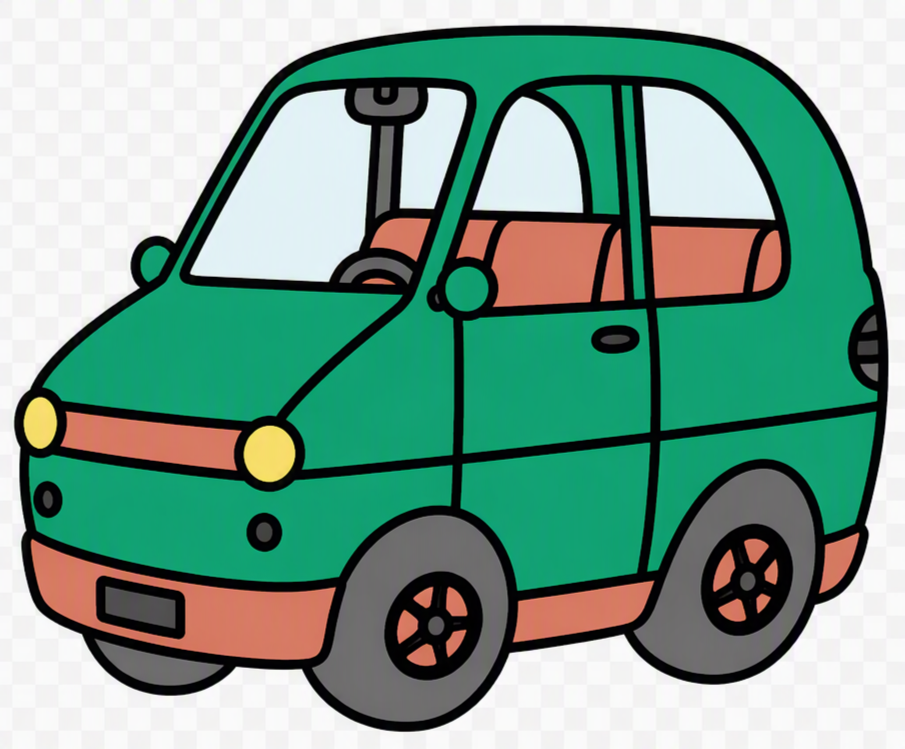
#> input picture images/auto.png, 905 x 749 px; its folder holds only this picture in this run
$ python symbolen_contouren.py
#> lines starting #> are read from the running program, lines starting #| are printed output that depends on the picture; after the words box and inside, x2 and y2 are one past the last pixel; in counts of white or black regions, pixels touching at a corner belong together
import os
import numpy as np
from PIL import Image
import scipy.ndimage

INPUT_FOLDER = "images"
OUTPUT_FOLDER = "output_contouren"

BG_THRESHOLD = 20
DARK_THRESHOLD = 40


def extract_contours(img_path, output_path):
#> called with img_path = 'images/auto.png', output_path = 'output_contouren/auto.png'
    img = Image.open(img_path).convert("RGBA")
#> img is the input picture: PIL image 905x749 RGBA; mean R, G, B, A 119.9, 159.1, 142.5, 255
    rgba = np.array(img)
    rgb = rgba[:, :, :3]

    h, w = rgb.shape[:2]
    corners = np.array([
        rgb[0, 0],
        rgb[0, w - 1],
        rgb[h - 1, 0],
        rgb[h - 1, w - 1],
    ])
#> corners = [[241, 239, 243], [251, 251, 250], [241, 244, 243], [249, 249, 249]]
    bg_color = np.mean(corners, axis=0)
#> bg_color = [245.5, 245.8, 246.2]

    dist = np.linalg.norm(rgb - bg_color, axis=2)
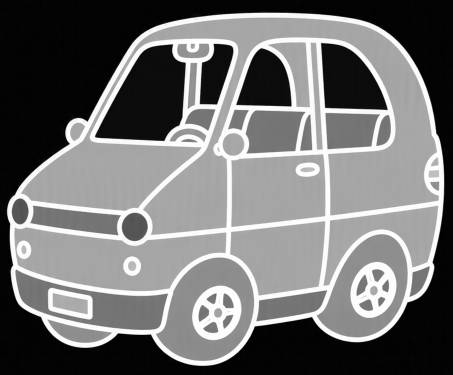
#> dist: shape (749, 905) float64 (shown at 1/2 size); min 0.612, max 425.8, mean 192.6; drawn with min black and max white
    bg_mask = dist < BG_THRESHOLD
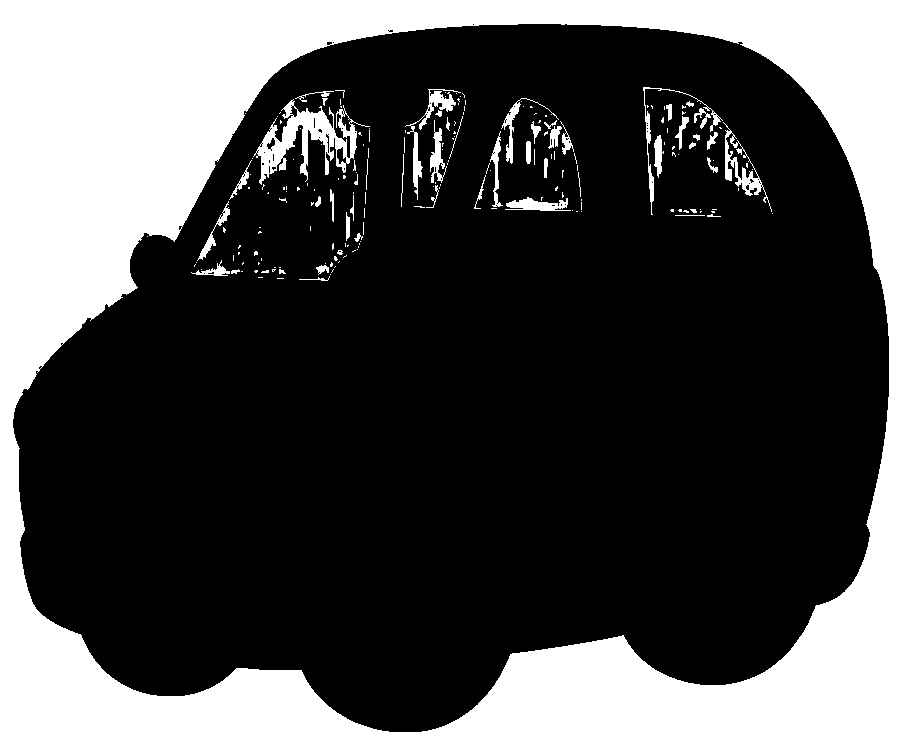
#> bg_mask: shape (749, 905) bool; 30.7% white; 200 white regions (149 under 20 px), largest, box (x1, y1, x2, y2) and area: (0, 0, 905, 749) 197149, (253, 99, 370, 185) 3302, (405, 89, 461, 200) 850

    gray = np.mean(rgb, axis=2)
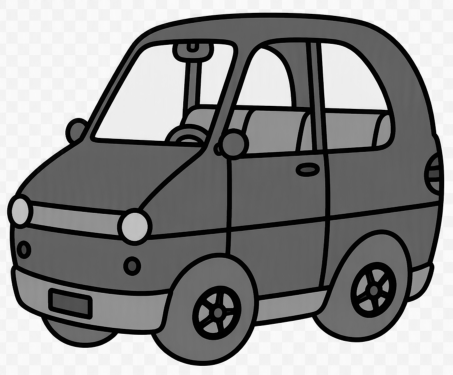
#> gray: shape (749, 905) float64 (shown at 1/2 size); min 0, max 253.3, mean 140.5

    out = np.zeros((h, w, 4), dtype=np.uint8)
    keep = (gray < DARK_THRESHOLD) & ~bg_mask
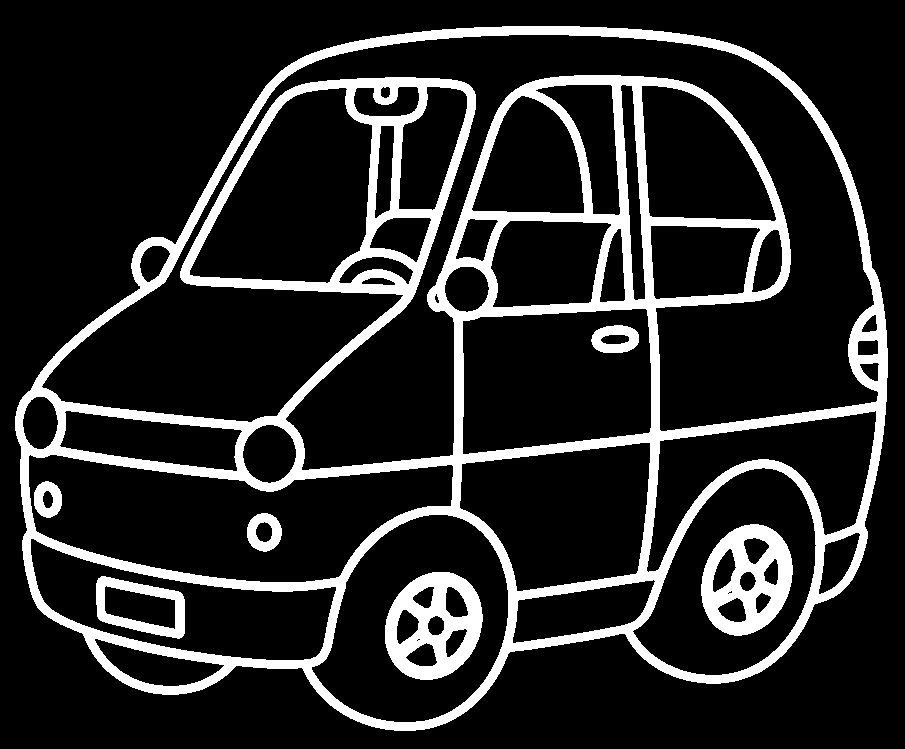
#> keep: shape (749, 905) bool; 15.6% white; 7 white regions, largest, box (x1, y1, x2, y2) and area: (15, 26, 888, 731) 89243, (385, 572, 483, 680) 5957, (701, 524, 793, 636) 5782
    keep = scipy.ndimage.binary_closing(keep, structure=np.ones((3, 3)))
#> keep: shape (749, 905) bool; 15.6% white; 7 white regions, largest, box (x1, y1, x2, y2) and area: (15, 26, 888, 731) 89333, (385, 572, 483, 680) 5974, (701, 524, 793, 636) 5806
    out[keep] = [0, 0, 0, 255]

    Image.fromarray(out, mode="RGBA").save(output_path)
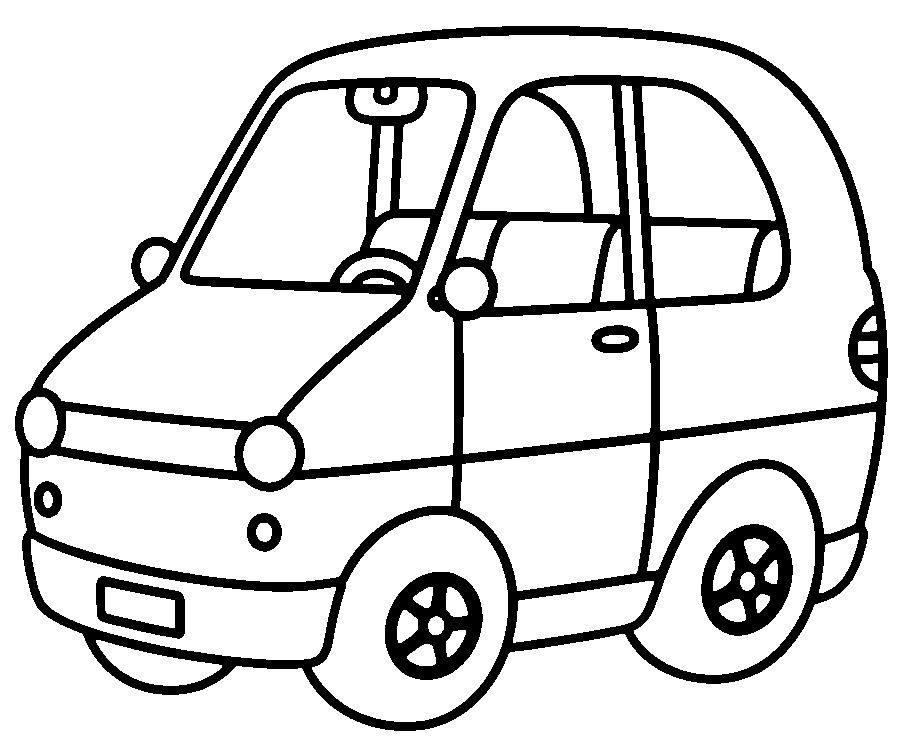
#> saved as auto.png: PIL image 905x749 RGBA; mean R, G, B, A 0, 0, 0, 39.8; transparent parts drawn white


def main():
    os.makedirs(OUTPUT_FOLDER, exist_ok=True)
    files = sorted([f for f in os.listdir(INPUT_FOLDER) if f.lower().endswith(".png")])
    count = 0
    for name in files:
        src = os.path.join(INPUT_FOLDER, name)
        dst = os.path.join(OUTPUT_FOLDER, name)
        extract_contours(src, dst)
        count += 1
    print(f"Verwerkt {count} afbeeldingen naar {OUTPUT_FOLDER}/")


if __name__ == "__main__":
    main()

$ run again, on images/eend.png
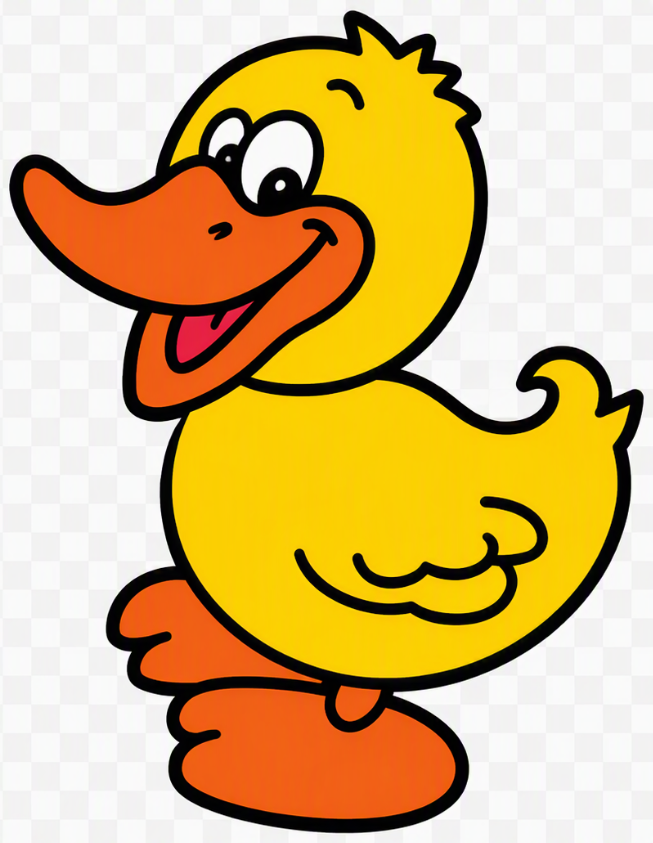
#> input picture images/eend.png, 653 x 843 px
#> in extract_contours, img is the input picture: PIL image 653x843 RGBA; mean R, G, B, A 214.8, 183, 120.4, 255
#> corners = [[249, 248, 250], [247, 247, 246], [240, 245, 240], [248, 248, 249]]
#> bg_color = [246, 247, 246.2]
#> in extract_contours, `bg_mask = dist < BG_THRESHOLD`:
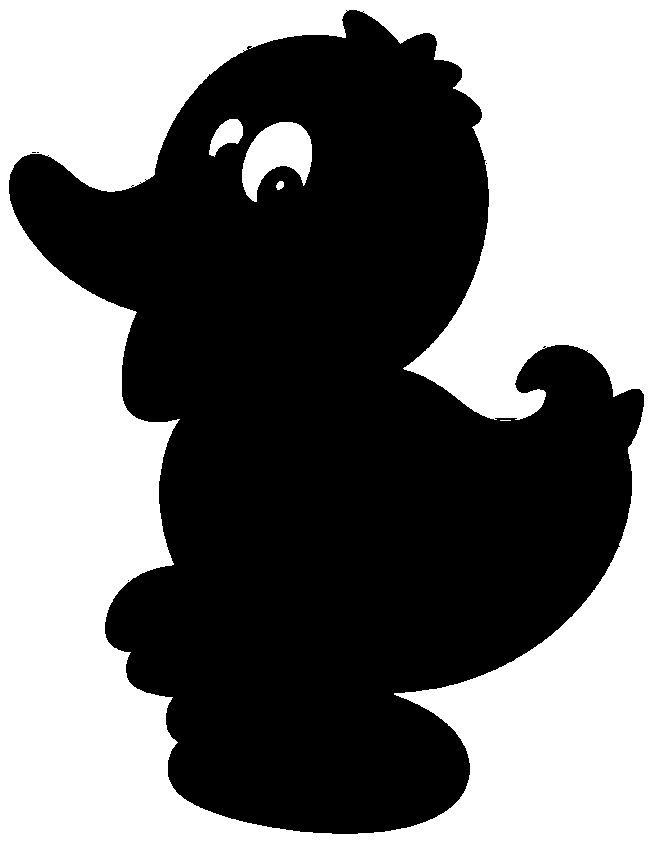
#> bg_mask: shape (843, 653) bool; 46.7% white; 5 white regions (1 under 20 px), largest, box (x1, y1, x2, y2) and area: (0, 0, 653, 843) 253273, (242, 122, 312, 202) 3253, (209, 119, 243, 157) 709, (276, 181, 284, 190) 55
#> in extract_contours, `Image.fromarray(out, mode="RGBA").save(output_path)`:
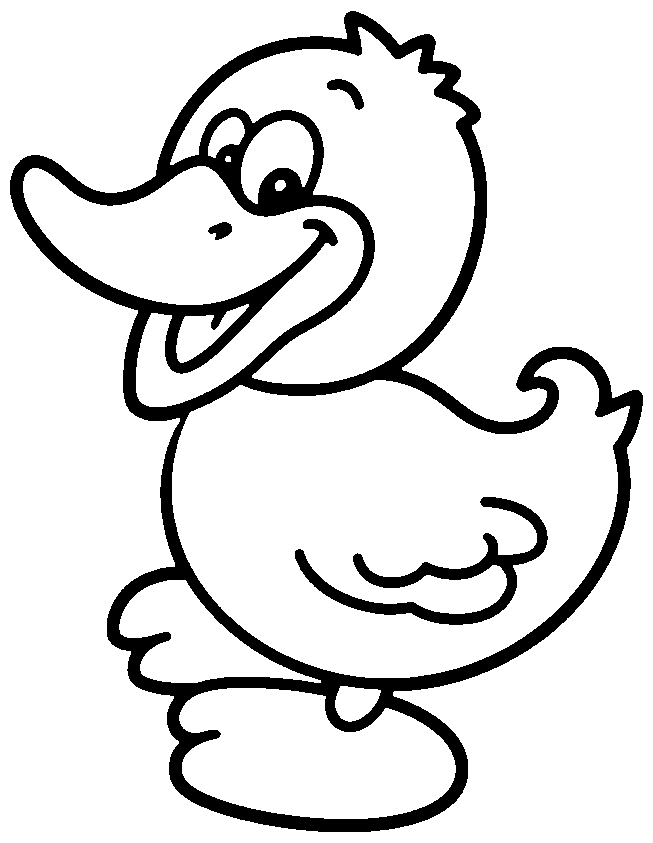
#> saved as eend.png: PIL image 653x843 RGBA; mean R, G, B, A 0, 0, 0, 31.7; transparent parts drawn white

$ run again, on images/fiets.png
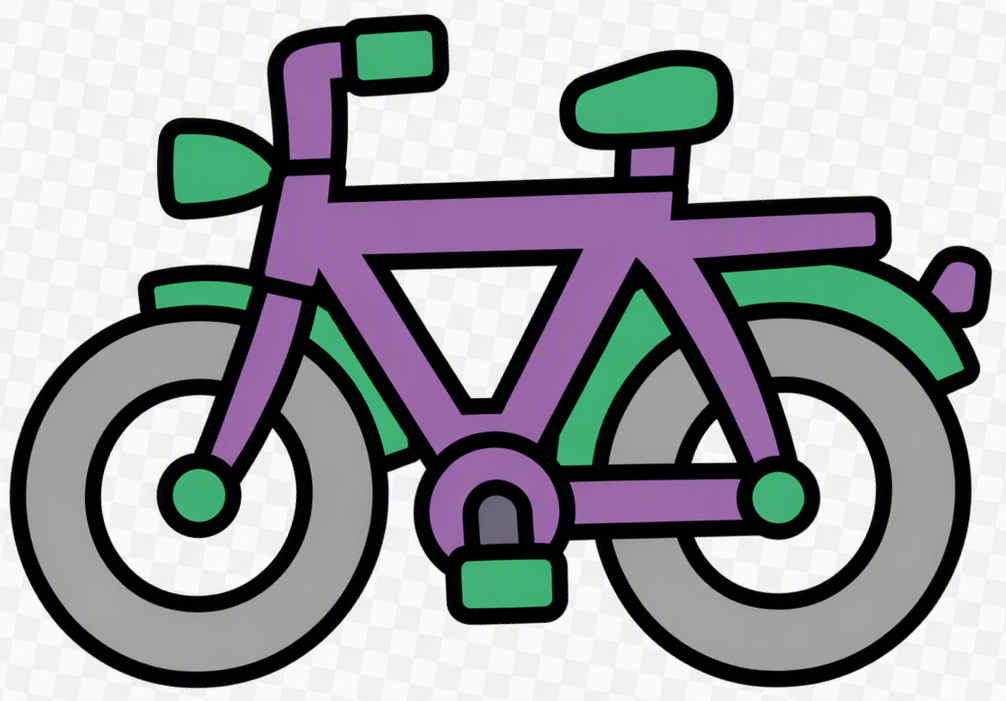
#> input picture images/fiets.png, 1006 x 701 px
#> in extract_contours, img is the input picture: PIL image 1006x701 RGBA; mean R, G, B, A 157.5, 158.5, 162.7, 255
#> corners = [[249, 250, 251], [251, 252, 251], [239, 241, 241], [249, 249, 249]]
#> bg_color = [247, 248, 248]
#> in extract_contours, `bg_mask = dist < BG_THRESHOLD`:
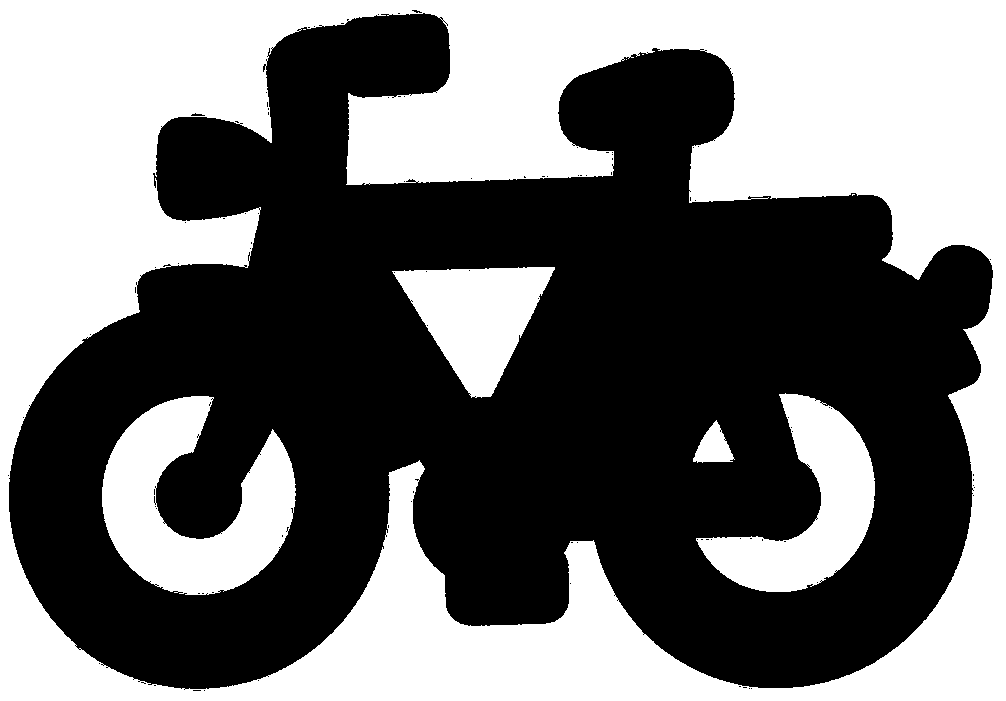
#> bg_mask: shape (701, 1006) bool; 44.3% white; 9 white regions (4 under 20 px), largest, box (x1, y1, x2, y2) and area: (0, 0, 1006, 701) 264085, (102, 396, 296, 595) 20809, (696, 393, 875, 592) 15012, (392, 267, 555, 398) 11840, (693, 420, 735, 463) 999
#> in extract_contours, `Image.fromarray(out, mode="RGBA").save(output_path)`:
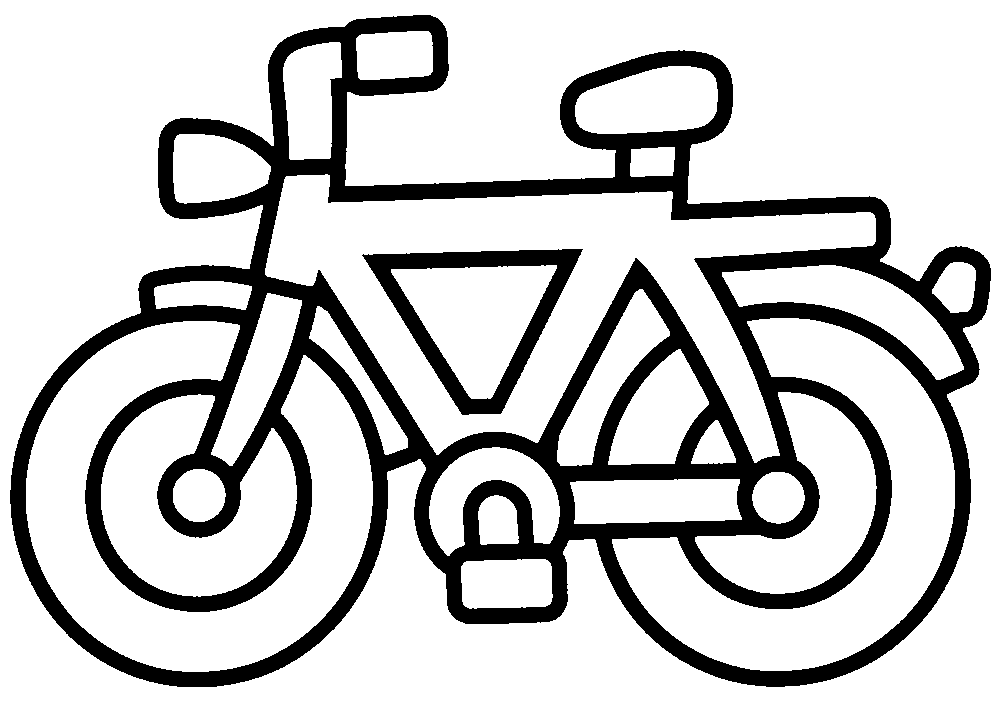
#> saved as fiets.png: PIL image 1006x701 RGBA; mean R, G, B, A 0, 0, 0, 52.8; transparent parts drawn white
